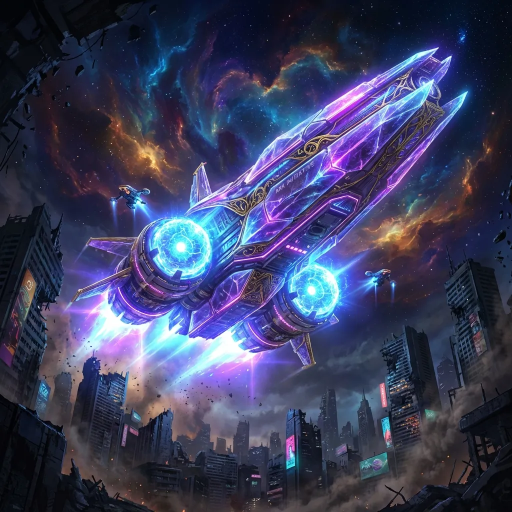
#> input picture android/app/src/main/assets/gallery_levels/level_00_B_TheOrigin.webp, 1024 x 1024 px, given in place of eye_of_universe_v2_golden_1769960845188.png, which was not available (shown at 1/2 size)
$ python add_ship.py
#> lines starting #> are read from the running program, lines starting #| are printed output that depends on the picture; after the words box and inside, x2 and y2 are one past the last pixel; in counts of white or black regions, pixels touching at a corner belong together; pictures that were not available may be replaced by others from this repository, and a replacement may not be noted
from PIL import Image, ImageFilter
import os

# Source Artifacts (Clean originals)
bg_source_path = '/Users/ghw/.gemini/antigravity/brain/fadf8f18-eca3-4f09-bd81-1a04ec5a0afc/eye_of_universe_v2_golden_1769960845188.png'
ship_source_path = '/Users/ghw/.gemini/antigravity/brain/fadf8f18-eca3-4f09-bd81-1a04ec5a0afc/spaceship_v3_white_bg_1769961720131.png'

# Output Path (Game Asset)
output_path = '/Users/ghw/AndroidStudioProjects/2026/onepic/app/src/main/assets/gallery_levels/level_60_B_EyeOfTheUniverse.webp'

try:
    print(f"Loading background from: {bg_source_path}")
    bg = Image.open(bg_source_path).convert("RGBA")

    print(f"Loading spaceship from: {ship_source_path}")
    ship = Image.open(ship_source_path).convert("RGBA")
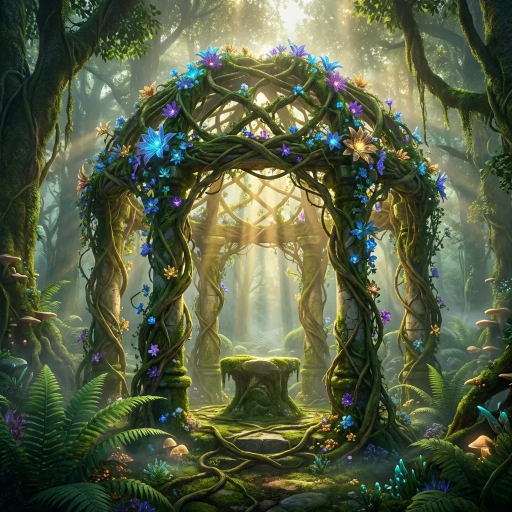
#> input picture android/app/src/main/assets/gallery_levels/level_03_B_DawnForest.webp, 1024 x 1024 px, given in place of spaceship_v3_white_bg_1769961720131.png, which was not available (shown at 1/2 size)

    # 1. Resize Ship
    # Target 20% of background width
    target_width = int(bg.width * 0.20)
#> target_width = 204
    aspect_ratio = ship.height / ship.width
#> aspect_ratio = 1
    target_height = int(target_width * aspect_ratio)
#> target_height = 204
    ship = ship.resize((target_width, target_height), Image.Resampling.LANCZOS)
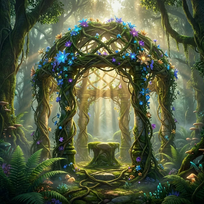
#> ship: PIL image 204x204 RGBA; mean R, G, B, A 84.6, 93.6, 65.9, 255

    # 2. Flood Fill Background Removal (Magic Wand)
    pixels = ship.load()
    width, height = ship.size
#> width = 204; height = 204

    # Sample background color from top-left (Should be White now)
    start_color = pixels[0, 0] # (r, g, b, a)
#> start_color = (5, 19, 17, 255)
    bg_r, bg_g, bg_b = start_color[0], start_color[1], start_color[2]
#> bg_r = 5; bg_g = 19; bg_b = 17

    # Increase tolerance for white compression artifacts
    tolerance = 80

    # BFS Queue for Flood Fill
    visited = set()
    queue = []

    # Start from all 4 corners to be safe (assuming background touches all corners)
    corners = [(0, 0), (width-1, 0), (0, height-1), (width-1, height-1)]
#> corners = [(0, 0), (203, 0), (0, 203), (203, 203)]
    for pt in corners:
        queue.append(pt)
        visited.add(pt)
#> after the loop, queue = [(0, 0), (203, 0), (0, 203), (203, 203)]

    def color_match(c1, r2, g2, b2):
        return (abs(c1[0] - r2) + abs(c1[1] - g2) + abs(c1[2] - b2)) < tolerance

    while queue:
        x, y = queue.pop(0)

        # Get current pixel color
        r, g, b, a = pixels[x, y]

        if color_match((r, g, b), bg_r, bg_g, bg_b):
            # It's background -> Make transparent
            pixels[x, y] = (0, 0, 0, 0)

            # Add neighbors
            for dx, dy in [(-1, 0), (1, 0), (0, -1), (0, 1)]:
                nx, ny = x + dx, y + dy
                if 0 <= nx < width and 0 <= ny < height:
                    if (nx, ny) not in visited:
                        visited.add((nx, ny))
                        queue.append((nx, ny))
#> this loop made 7378 passes
#> (r, g, b) on passes 1 to 3: (5, 19, 17), (15, 29, 29), (1, 11, 9)
#> after the loop, queue = []; visited = 7378 items

    # 2.5 DEFRINGING (Remove pre-multiplied WHITE halo)
    # The edges have WHITE mixed in. We need different math for white un-multiply?
    # Actually, if it's white premultiplied:  Observed = Original*Alpha + White*(1-Alpha)
    # So: Original = (Observed - 255*(1-Alpha)) / Alpha
    # Let's try simple alpha erosion first, as un-multiplying white is tricky and can darken edges too much if Alpha varies.
    # Given the glowing background, let's skip complex math and just use typical matting erosion.


    # 3. Soften edges (Anti-aliasing) & Remove Dark Halo (Erosion)
    r, g, b, a = ship.split()
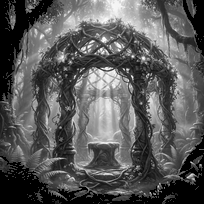
#> g: PIL image 204x204 L; min 0, max 255, mean 88.9
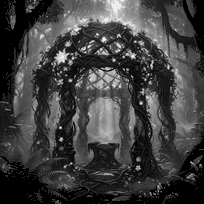
#> b: PIL image 204x204 L; min 0, max 255, mean 63
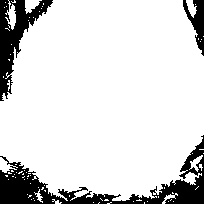
#> a: PIL image 204x204 L; 85.5% white; 3 black regions, box (x1, y1, x2, y2) and area: (0, 135, 204, 204) 3654, (0, 0, 53, 101) 1860, (183, 0, 204, 56) 533

    # Erode the alpha channel to cut off the dark fringe pixels
    # MinFilter(3) roughly erodes by 1 pixel radius (3x3 kernel)
    a = a.filter(ImageFilter.MinFilter(3))
#> a: PIL image 204x204 L; 81.4% white; 3 black regions, box (x1, y1, x2, y2) and area: (0, 134, 204, 204) 4740, (0, 0, 54, 102) 2317, (182, 0, 204, 57) 675

    # Then Gaussian Blur for smoothness
    a = a.filter(ImageFilter.GaussianBlur(radius=1))

    ship.putalpha(a)
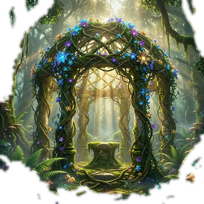
#> ship: PIL image 204x204 RGBA; mean R, G, B, A 81.9, 88.9, 63, 207.6; transparent parts drawn white

    # 4. Position Ship
    # Center Horizontally
    x = (bg.width - ship.width) // 2

    # Vertically: Place it lower (70% down)
    y = int(bg.height * 0.70) - (ship.height // 2)

    # 5. Composite
    bg.paste(ship, (x, y), ship)
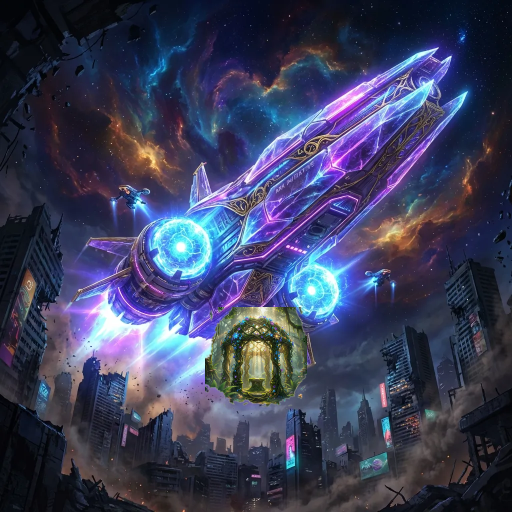
#> bg: PIL image 1024x1024 RGBA (shown at 1/2 size); mean R, G, B, A 60.1, 63.3, 91.9, 254.9; transparent parts drawn white

    bg.save(output_path, 'WEBP', quality=95)
    print(f"Successfully created clean composite at: {output_path}")

except Exception as e:
    print(f"Error: {e}")
